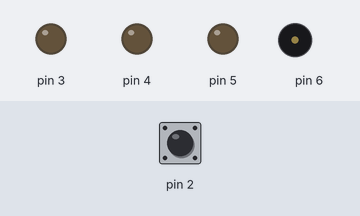
Recording of a sketch running on a simulated Arduino Uno, built with avr-gcc and run on an emulated ATmega328P. Shown: output pins drawn as LEDs (lit = HIGH), buzzer (waves = sounding). The inputs (shaded band) are chosen by the test bench; at power-on: pin 2 HIGH.

Above: at 1.2 s.
1.3 s: pin 2 pulsed LOW 2 times (0.12 s each, 0.3 s apart)
At 1.49 s:
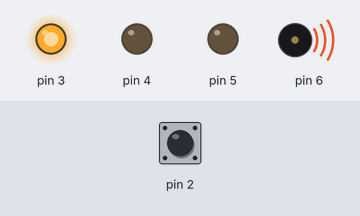
At 2.4 s:
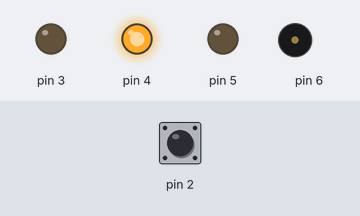
3.4 s: pin 2 pulsed LOW 5 times (0.12 s each, 0.3 s apart)
At 5.9 s:
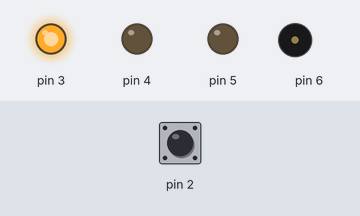
Timing chart, 0 to 7.4 s (numbered marks = the images above; inputs shaded):
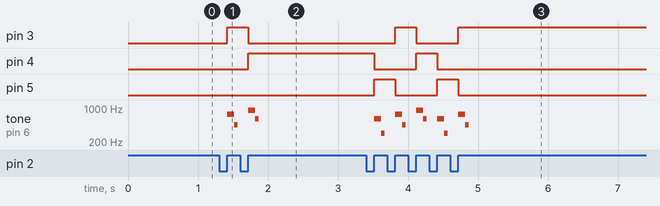

The sketch:

sketch_oct20c.ino
```cpp
void setup() {
  pinMode(2, INPUT);
  pinMode(3, OUTPUT);
  pinMode(4, OUTPUT);
  pinMode(5, OUTPUT);
  pinMode(6, OUTPUT);
}

int pressCount = 0;
void loop() {
  int buttonState = digitalRead(2);
  if (buttonState == LOW){
    delay(20);
    while (digitalRead(2) == LOW){
    }
    pressCount++;

    if (pressCount == 1){
      digitalWrite(3, HIGH);
      digitalWrite(4, LOW);
      digitalWrite(5, LOW);
    }

    if (pressCount == 2){
      digitalWrite(4, HIGH);
      digitalWrite(3, LOW);
      digitalWrite(5, LOW);
    }

    if (pressCount == 3){
      digitalWrite(5, HIGH);
      digitalWrite(3, LOW);
      digitalWrite(4, LOW);
      pressCount = 0;
    }

    tone(6, 600 + pressCount* 150);
    delay(100);
    noTone(6);
    tone(6, 300 + pressCount* 150);
    delay(50);
    noTone(6);
  }
}
```

Measured:
- after the input at 1.3 s, pin 3: LOW → HIGH after 0.12 s, → LOW 0.30 s later; pin 4: LOW → HIGH after 0.42 s; tone on pin 6: plays 750 Hz for 0.10 s, 450 Hz for 0.05 s, 900 Hz for 0.10 s, 600 Hz for 0.05 s, starting after 0.12 s
- after the input at 3.4 s, pin 3: LOW → HIGH after 0.42 s, → LOW 0.30 s later, → HIGH 0.60 s later; pin 4: HIGH → LOW after 0.12 s, → HIGH 0.60 s later, → LOW 0.30 s later
